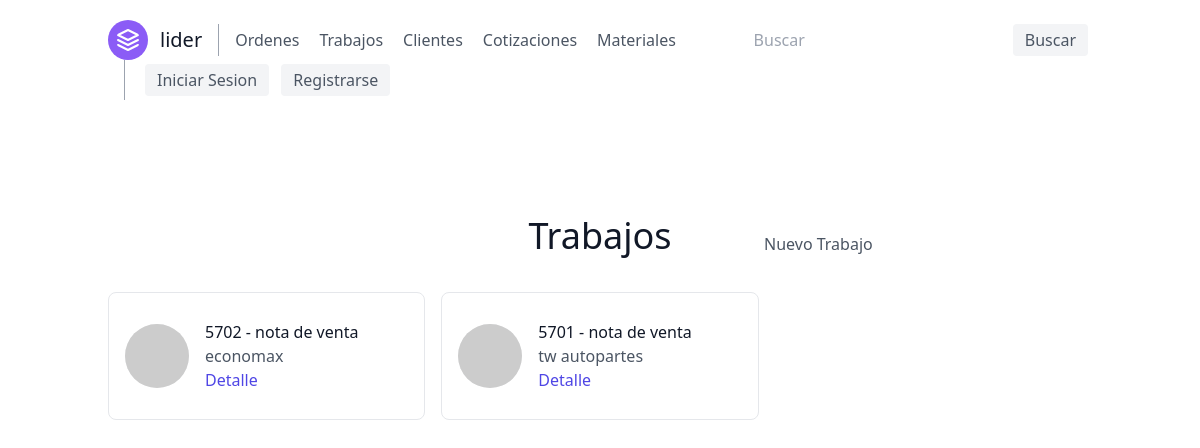
Page /trabajos/ on the earlier database version.
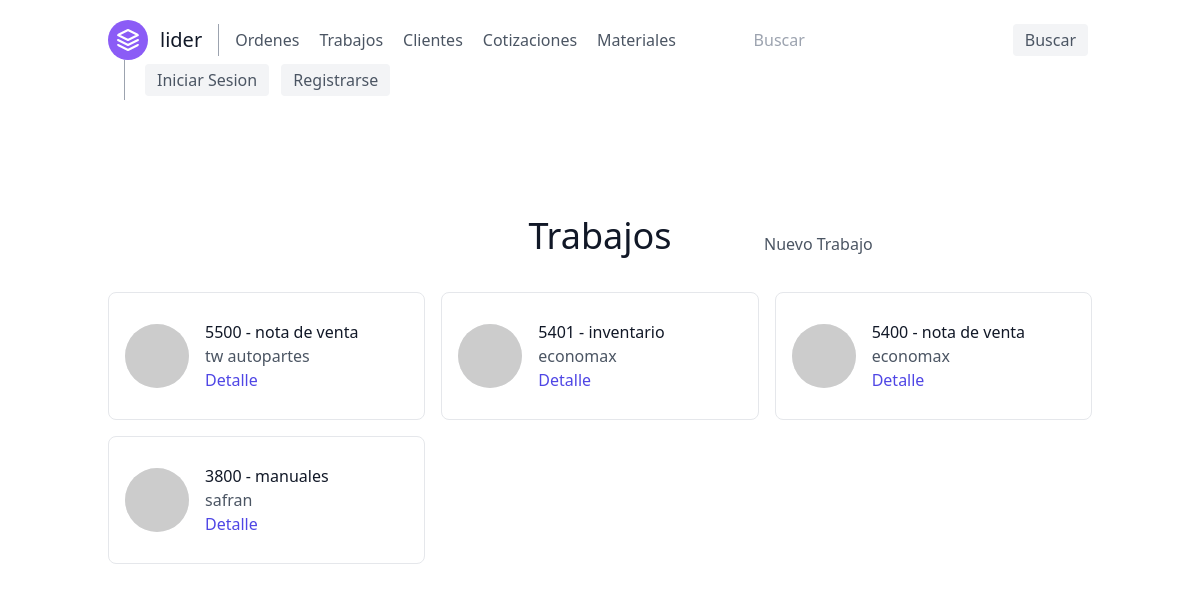
Same page on the later database version.
### orders/models.py (models this page shows, shortened)
class Lider(models.Model):
    lider_id = models.CharField('Numero de Lider', max_length=4,
                                validators=[RegexValidator(r'^\d{1,10}$')], primary_key=True)
    doc_description = models.CharField(verbose_name='Descripcion del formato',
                                       max_length=250, default='NOTA DE VENTA')
    customer = models.ForeignKey(Customer, on_delete=models.CASCADE, default='')
    doc_inks = models.CharField(max_length=14, choices=[('negra', 'NEGRA'),
                                                        ('reflex', 'AZUL REFLEX'),
                                                        ('rojo032', 'ROJO 032CV'),
                                                        ('naranjaDirecto', 'NARANJA DIRECTO')
                                                        ],
                                default='reflex')

class Customer(models.Model):
    name_company = models.CharField(verbose_name='Nombre/Empresa', max_length=50)
    email = models.EmailField(verbose_name='Correo', null=True)
    phone_number = models.CharField(verbose_name='Telefono', max_length=10, validators=[RegexValidator(r'^\d{1,10}$')])
    address = models.CharField(verbose_name='Domicilio', max_length=100, null=True)
    shipping = models.BooleanField(verbose_name='Entrega a domicilio')
    def __str__(self):
        return self.name_company

### lider/views.py (the view)
# urls.py: path('', LiderView.as_view(), name='lider'),
class LiderView(ListView):
    model = Lider
    template_name = 'lider/lider.html'
    ordering = ['-lider_id']

### lider/templates/lider/lider.html
{% extends 'base.html' %}
{% block content %}
    <section class="text-gray-600 body-font">
        <div class="container px-5 py-24 mx-auto">
            <div class="grid grid-cols-3 text-center w-full mb-5">
                <p></p>
                <h1 class="sm:text-4xl text-3xl font-medium title-font mb-4 text-gray-900">Trabajos</h1>
                <a class="grid content-center justify-start" href="{% url 'lider-create' %}">Nuevo Trabajo</a>
            </div>
            <div class="flex flex-wrap -m-2">
                {% for lider in lider_list %}
                    <div class="p-2 lg:w-1/3 md:w-1/2 w-full h-36">
                        <div class="h-full flex items-center border-gray-200 border p-4 rounded-lg">
                            <img alt="team"
                                 class="w-16 h-16 bg-gray-100 object-cover object-center flex-shrink-0 rounded-full mr-4"
                                 src="https://dummyimage.com/80x80">
                            <div class="flex-grow">
                                <h2 class="text-gray-900 title-font font-medium">{{ lider.lider_id }} - {{ lider.doc_description|lower }}</h2>
                                <p>{{ lider.customer }}</p>
                                <a href="{% url 'lider-detail' lider.pk  %}"
                                   class="text-indigo-600 hover:text-blue-500">Detalle</a>
                            </div>
                        </div>
                    </div>
                {% endfor %}
            </div>
        </div>
    </section>
{% endblock content %}

### templates/base.html (shortened to what this page needs)
<!DOCTYPE HTML>
<html lang="EN">
<head>
    {% include 'scripts.html' %}
</head>
<body>
{% include "navbar.html" %}
{% block content %}
{% endblock content %}
</body>
</html>

### templates/scripts.html (shortened to what this page needs)
<link href="https://unpkg.com/tailwindcss@^2/dist/tailwind.min.css" rel="stylesheet">

### templates/navbar.html
<header class="text-gray-600 body-font">
    <div class="container mx-auto flex flex-wrap p-5 flex-col md:flex-row items-center">
        <a href="{% url 'home' %}" class="flex title-font font-medium items-center text-gray-900 mb-4 md:mb-0">
            <svg xmlns="http://www.w3.org/2000/svg" fill="none" stroke="currentColor" stroke-linecap="round"
                 stroke-linejoin="round" stroke-width="2" class="w-10 h-10 text-white p-2 bg-purple-500 rounded-full"
                 viewBox="0 0 24 24">
                <path d="M12 2L2 7l10 5 10-5-10-5zM2 17l10 5 10-5M2 12l10 5 10-5"></path>
            </svg>
            <span class="ml-3 text-xl">lider</span>
        </a>
        <nav class="md:mr-auto md:ml-4 md:py-1 md:pl-4 md:border-l md:border-gray-400	flex flex-wrap items-center text-base justify-center">
            <a class="mr-5 hover:text-gray-900" href="{% url 'order-list' %}">Ordenes</a>
            <a class="mr-5 hover:text-gray-900" href="{% url 'lider' %}">Trabajos</a>
            <a class="mr-5 hover:text-gray-900" href="{% url 'customers' %}">Clientes</a>
            <a class="mr-5 hover:text-gray-900" href="{% url 'budgets' %}">Cotizaciones</a>
            <a class="mr-5 hover:text-gray-900" href="{% url 'material-list' %}">Materiales</a>
        </nav>
        <form class="my-auto" role="search"
              method="GET" action="{% url 'search' %}">
            <input class='mr-5 hover:text-gray-900' type="text" placeholder="Buscar" aria-label="Search" name="q">
            <button class="items-center justify-center flex flex-wrap inline-flex items-center bg-gray-100 border-0 py-1 px-3 focus:outline-none hover:bg-gray-200 rounded text-base mt-4 md:mt-0 mx-1"
                    type="submit">Buscar
            </button>
        </form>
        <div class="md:ml-4 md:py-1 md:pl-4 md:border-l md:border-gray-400">
            {% if request.user.is_authenticated %}
                <a class="mr-5 hover:text-gray-900">{{ request.user }}</a>
                <a href="{% url 'logout' %}"
                   class="inline-flex items-center bg-gray-100 border-0 py-1 px-3 focus:outline-none hover:bg-gray-200 rounded text-base mt-4 md:mt-0 mx-1">
                    Cerrar Sesion
                </a>
            {% else %}
                <a href="{% url 'login' %}"
                   class="inline-flex items-center bg-gray-100 border-0 py-1 px-3 focus:outline-none hover:bg-gray-200 rounded text-base mt-4 md:mt-0 mx-1">
                    Iniciar Sesion
                </a>
                <a href="{% url 'register-signup' %}"
                   class="inline-flex items-center bg-gray-100 border-0 py-1 px-3 focus:outline-none hover:bg-gray-200 rounded text-base mt-4 md:mt-0 mx-1">
                    Registrarse
                </a>
            {% endif %}
        </div>
    </div>
</header>

Differences in the rows shown:
removed Lider: lider_id "5702", doc_description "nota de venta", customer "economax"
removed Lider: lider_id "5701", doc_description "nota de venta", customer "tw autopartes"
added Lider: lider_id "5500", doc_description "nota de venta", customer "tw autopartes"
added Lider: lider_id "5401", doc_description "inventario", customer "economax"
added Lider: lider_id "5400", doc_description "nota de venta", customer "economax"
added Lider: lider_id "3800", doc_description "manuales", customer "safran"
